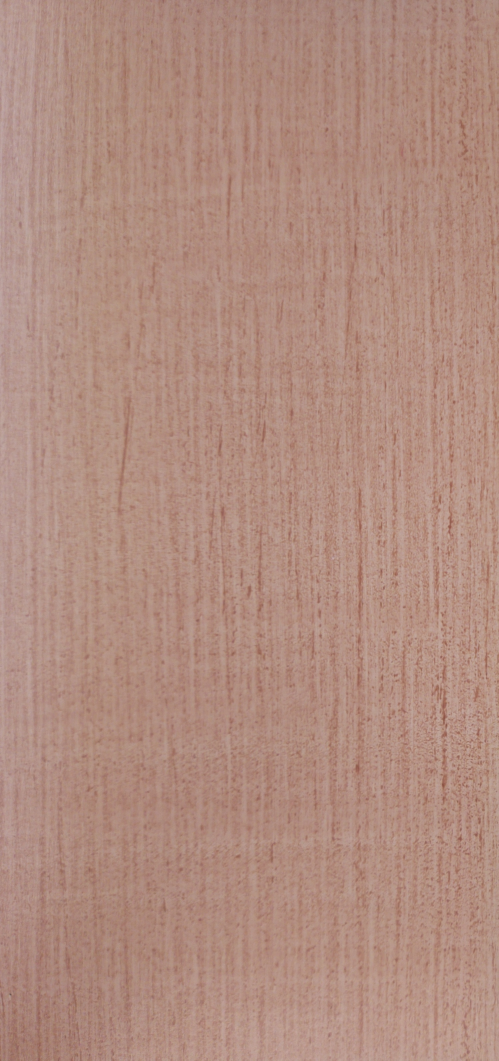
#> input picture result/result_1.jpg, 1496 x 3181 px (shown at 1/3 size); its folder holds only this picture in this run
$ python detection-app.py --image result/result_1.jpg
#> lines starting #> are read from the running program, lines starting #| are printed output that depends on the picture; after the words box and inside, x2 and y2 are one past the last pixel; in counts of white or black regions, pixels touching at a corner belong together
### find_contour.py
# import the necessary packages
import numpy as np
import cv2
import imutils
import math

# Automatic brightness and contrast optimization with optional histogram clipping
def automatic_brightness_and_contrast(image, clip_hist_percent=3):
    gray = cv2.cvtColor(image, cv2.COLOR_BGR2GRAY)

    # Calculate grayscale histogram
    hist = cv2.calcHist([gray],[0],None,[256],[0,256])
    hist_size = len(hist)

    # Calculate cumulative distribution from the histogram
    accumulator = []
    accumulator.append(float(hist[0]))
    for index in range(1, hist_size):
        accumulator.append(accumulator[index -1] + float(hist[index]))

    # Locate points to clip
    maximum = accumulator[-1]
    clip_hist_percent *= (maximum/100.0)
    clip_hist_percent /= 2.0

    # Locate left cut
    minimum_gray = 0
    while accumulator[minimum_gray] < clip_hist_percent:
        minimum_gray += 1

    # Locate right cut
    maximum_gray = hist_size -1
    while accumulator[maximum_gray] >= (maximum - clip_hist_percent):
        maximum_gray -= 1

    # Calculate alpha and beta values
    alpha = 255 / (maximum_gray - minimum_gray)
    beta = -minimum_gray * alpha

    '''
    # Calculate new histogram with desired range and show histogram
    new_hist = cv2.calcHist([gray],[0],None,[256],[minimum_gray,maximum_gray])
    plt.plot(hist)
    plt.plot(new_hist)
    plt.xlim([0,256])
    plt.show()
    '''

    auto_result = cv2.convertScaleAbs(image, alpha=alpha, beta=beta)
    return (auto_result, alpha, beta)

def cal_poly_area(poly):
    s = 0
    n = len ( poly)
    for i in range ( 1, n - 1):
        j = i + 1
        x1 = poly[i][0] - poly[0][0]
        y1 = poly[i][1] - poly[0][1]
        x2 = poly[j][0] - poly[0][0]
        y2 = poly[j][1] - poly[0][1]
        s += (x1*y2 - x2*y1)/2
    return math.fabs(s)


def find_object_rec(img_path, object_number = 1, option = 1, color_mode = 1, perspective = True):

    #------------
    #-- main
    #------------

    # load the image, convert it to grayscale, and blur it
    #image = cv2.imread("example.jpg")
    image = cv2.imread(img_path)
    w0, h0 = image.shape[0], image.shape[1]
    # resize
    image = imutils.resize(image, width=700)
    image_copy = image
    w1, h1 = image_copy.shape[0], image_copy.shape[1]


    if option > 0:
        #contrast and brightness adjust
        auto_result, alpha, beta = automatic_brightness_and_contrast(image_copy)
        # [5 lines of commented-out code are left out]

        image_copy = auto_result


    # detect edges in the image
    if color_mode == 1: #color mode
        cv2.imshow('auto_result', image_copy)
        cv2.waitKey(0)

        if option == 1:
            edged = cv2.Canny(image_copy, 15, 230)
        elif option == 2:
            edged = cv2.Canny(image_copy, 30, 180)
        elif option == 3:
            edged = cv2.Canny(image_copy, 45, 130)
        else:
            low_t = (int)(input('Please input low threshold: '))
            high_t = (int)(input('Please input high threshold: '))
            edged = cv2.Canny(image_copy, low_t, high_t)
    else: #gray mode
        gray = cv2.cvtColor(image_copy, cv2.COLOR_BGR2GRAY)
        gray = cv2.GaussianBlur(gray, (3, 3), 0)
        cv2.imshow("Gray", gray)
        cv2.waitKey(0)

        if option == 1:
            edged = cv2.Canny(gray, 15, 230)
        elif option == 2:
            edged = cv2.Canny(gray, 30, 180)
        elif option == 3:
            edged = cv2.Canny(gray, 45, 130)
        else:
            low_t = (int)(input('Please input low threshold: '))
            high_t = (int)(input('Please input high threshold: '))
            edged = cv2.Canny(gray, low_t, high_t)

    #----------------
    # ---------------# varying 2nd and 3rd parameter is helpful
    #------------------2nd term = 20 - 40
    #------------------3rd term = 50 - 200
    #----------------
    cv2.imshow("Edged", edged)
    cv2.waitKey(0)

    # construct and apply a closing kernel to 'close' gaps between 'white'
    # pixels
    kernel = cv2.getStructuringElement(cv2.MORPH_RECT, (9, 9))
    #----------------
    # ---------------# varying 2nd parameter is helpful, (7,7) (9,9)
    #----------------
    closed = cv2.morphologyEx(edged, cv2.MORPH_CLOSE, kernel)
    cv2.imshow("Closed", closed)
    cv2.waitKey(0)

    # define a (3, 3) structuring element
    kernel = cv2.getStructuringElement(cv2.MORPH_RECT, (3, 3))
    closed = cv2.dilate(closed, None, iterations=2)
    #----------------
    # ---------------# varying 2nd and 3rd parameter is helpful
    #---------------- 2nd term = None & kernel
    #---------------- 3rd term = iteration 2 to 3
    #----------------
    cv2.imshow("Dilate", closed)
    cv2.waitKey(0)

    # find contours (i.e. the 'outlines') in the image and initialize the
    # total number of rectangles found
    (cnts, _) = cv2.findContours(closed.copy(), cv2.RETR_EXTERNAL, cv2.CHAIN_APPROX_SIMPLE)
    total = 0

    rect_contour_list = []
    rect_poly_list = []
    res_list = []
    # loop over the contours
    for c in cnts:
        # approximate the contour
        peri = cv2.arcLength(c, True)
        approx = cv2.approxPolyDP(c, 0.02 * peri, True)
        # if the approximated contour has four points, then assume that the
        # contour is a rectangle -- a rectangle and thus has four vertices
        if len(approx) == 4:
            poly = []
            for p in approx:
                poly.append ( (p[0][0], p[0][1]))

            rect_contour_list.append ( approx)
            rect_poly_list.append ( poly)


            total += 1

    #sort rectangle according to their area size
    for i in range ( total):
        for j in range ( i + 1, total):
            si = cal_poly_area ( rect_poly_list[i])
            sj = cal_poly_area ( rect_poly_list[j])
            if si < sj:
                rect_poly_list[i], rect_poly_list[j] = rect_poly_list[j], rect_poly_list[i]
                rect_contour_list[i], rect_contour_list[j] = rect_contour_list[j], rect_contour_list[i]

    whole_area = image_copy.shape[0]*image_copy.shape[1]
    cur_cnt = 0
    for i in range ( total):
        si = cal_poly_area ( rect_poly_list[i])
        if si/whole_area >= 0.9:
            continue
        if si/whole_area < 0.1:
            break
        cur_cnt+=1
        approx = []
        cur_rect = []

        for j in range ( 4):
            if perspective:
                x = rect_poly_list[i][j][0]
                y =rect_poly_list[i][j][1]
                approx.append ( rect_contour_list[i][j])
                cur_rect.append ( (x*w0/w1, y*h0/h1))
            else:
                k = ( j + 2 ) % 4
                xj = rect_poly_list[i][j][0]
                yj =rect_poly_list[i][j][1]
                xk = rect_poly_list[i][k][0]
                yk =rect_poly_list[i][k][1]
                round_r = 10
                x_dir = 1
                y_dir = 1
                if xk < xj:
                    x_dir = -1
                if yk < yj:
                    y_dir = -1
                x = xj + round_r*x_dir
                y = yj + round_r*y_dir
                rect_contour_list[i][j][0][0] = x
                rect_contour_list[i][j][0][1] = y

                approx.append ( rect_contour_list[i][j])
                cur_rect.append ( (x*w0/w1, y*h0/h1))

        approx = rect_contour_list[i]
        cv2.drawContours(image, [approx], -1, (0, 255, 0), 4)

        res_list.append ( cur_rect)
        if cur_cnt >= object_number:
            break


    # display the output
    cv2.imshow("Output", image)
    cv2.waitKey(0)
    return res_list

# [4 lines left out: function main, not called in this run]

# [2 lines that do not run on import are left out]

### detection-app.py
import argparse
import cv2
from find_contour import find_object_rec
from transform import four_point_transform
import numpy as np
import imutils
import os


def showHelp():
    print ( 'Options and Arguments:')
    print ( ' -i < --image > : relative path to the image file')
    print ( ' -o < --objects > : number of objects to detect ( default value 1)')
    print ( ' -d < --detectionmethod > : number of detection method (default value 1)')
    print ( 'Example1:')
    print ( '  python detection-app.py -i filename.jpg -o 2 -d 2')
    print ( 'Example2:')
    print ( '  python detection-app.py --image filename.jpg -objects 2 -detectionmethod 2')
    print()
def main():
    # python detection-app.py --image filename.jpg --objects 2 --detectionmethod 2
    # get the arguments
    ap = argparse.ArgumentParser()
    ap.add_argument("-i", "--image", help = "path to the image file")
    ap.add_argument("-o", "--objects",help = "number of object to detect")
    ap.add_argument("-d", "--detectionmethod",help = "number of detection method")
    ap.add_argument("-c", "--colormode",help = "1 - color detection, 0 - gray detection")
    ap.add_argument("-p", "--perspective",help = "on - perspective transform, off - disable perspective transform")
    args = vars(ap.parse_args())

    if args['image'] == None:
        print ( 'Command Error:')
        showHelp()
        return
    if args['objects'] == None:
        args['objects'] = 1 # default 1 object to detect
    if args['detectionmethod'] == None:
        args['detectionmethod'] = 1 # default first detection method
    if args['colormode'] == None:
        args['colormode']  = 1 # default color detection
    if args['perspective'] == None:
        args['perspective']  = "on" # default color detection

    perspective = (args['perspective'] == "on")
    #detect object
    rect_list = find_object_rec(args['image'], (int)(args['objects']), (int)(args['detectionmethod']), (int)(args['colormode']), perspective)
#> in find_object_rec, image is the input picture: shape (3181, 1496, 3); mean B, G, R 127.8, 140.9, 176.9
#> in automatic_brightness_and_contrast, `gray = cv2.cvtColor(image, cv2.COLOR_BGR2GRAY)`:
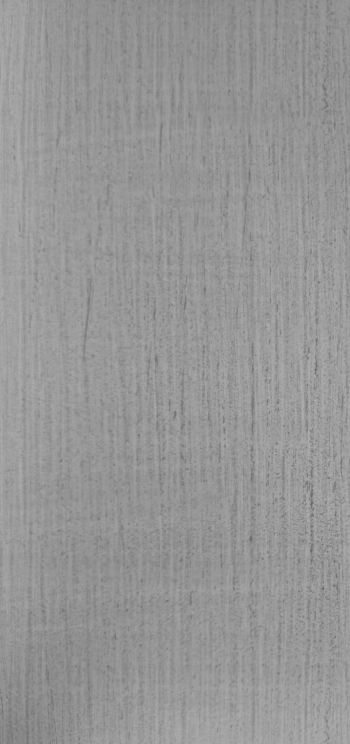
#> gray: shape (1488, 700) (shown at 1/2 size); min 92, max 182, mean 150.2
#> in automatic_brightness_and_contrast, `hist = cv2.calcHist([gray],[0],None,[256],[0,256])`: hist = 256 values, max 52310 at index 150, min 0 at index 0, mean 4068.8
#> in automatic_brightness_and_contrast, `hist_size = len(hist)`: hist_size = 256
#> after the loop in automatic_brightness_and_contrast, `for index in range(1, hist_size):`: accumulator = 256 values from 0 to 1041600
#> in automatic_brightness_and_contrast, `maximum = accumulator[-1]`: maximum = 1041600
#> in automatic_brightness_and_contrast, `clip_hist_percent *= (maximum/100.0)`: clip_hist_percent = 31248
#> in automatic_brightness_and_contrast, `clip_hist_percent /= 2.0`: clip_hist_percent = 15624
#> the loop in automatic_brightness_and_contrast, `while accumulator[minimum_gray] < clip_hist_percent:` made 130 passes
#> after the loop in automatic_brightness_and_contrast, `while accumulator[minimum_gray] < clip_hist_percent:`: minimum_gray = 130
#> in automatic_brightness_and_contrast, `maximum_gray = hist_size -1`: maximum_gray = 255
#> the loop in automatic_brightness_and_contrast, `while accumulator[maximum_gray] >= (maximum - clip_hist_percent):` made 90 passes
#> maximum_gray on passes 1 to 12: 254, 253, 252, 251, 250, 249, 248, 247, 246, 245, 244, 243
#> after the loop in automatic_brightness_and_contrast, `while accumulator[maximum_gray] >= (maximum - clip_hist_percent):`: maximum_gray = 165
#> in automatic_brightness_and_contrast, `alpha = 255 / (maximum_gray - minimum_gray)`: alpha = 7.29
#> in automatic_brightness_and_contrast, `beta = -minimum_gray * alpha`: beta = -947.1
#> in automatic_brightness_and_contrast, `auto_result = cv2.convertScaleAbs(image, alpha=alpha, beta=beta)`:
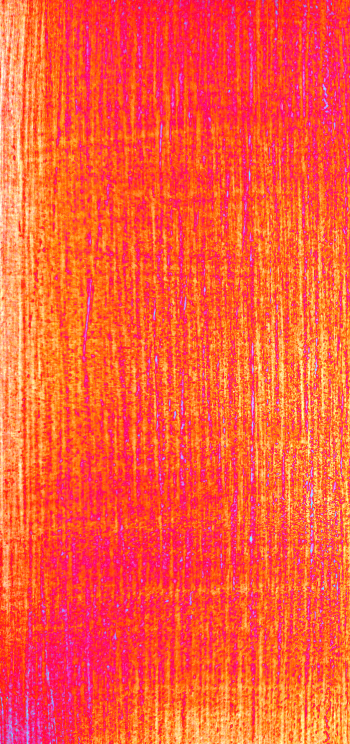
#> auto_result: shape (1488, 700, 3) (shown at 1/2 size); mean B, G, R 58.5, 88.7, 254
#> in find_object_rec, `auto_result, alpha, beta = automatic_brightness_and_contrast(image_copy)`: alpha = 7.29; beta = -947.1
#> in find_object_rec, `edged = cv2.Canny(image_copy, 15, 230)`:
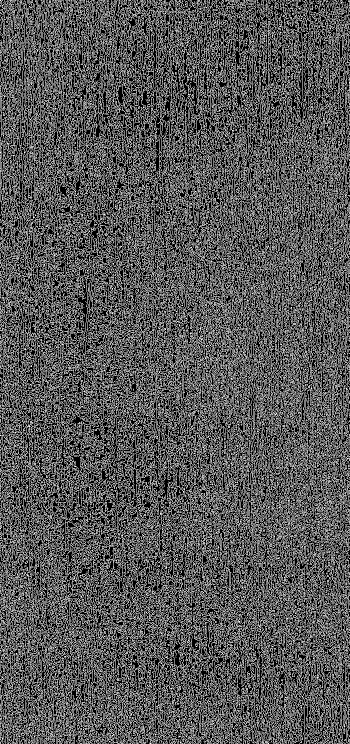
#> edged: shape (1488, 700) (shown at 1/2 size); 34% white in thin lines or dots
#> in find_object_rec, `closed = cv2.morphologyEx(edged, cv2.MORPH_CLOSE, kernel)`:
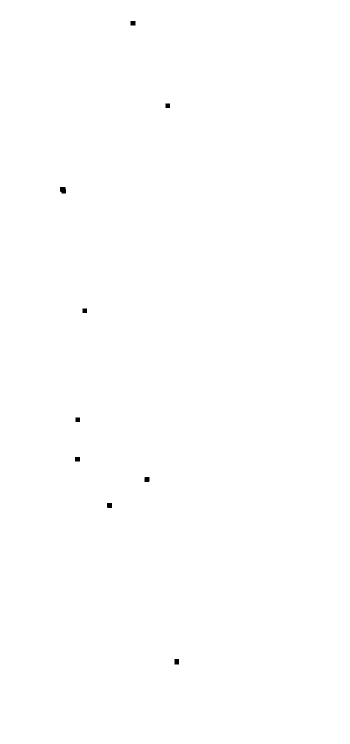
#> closed: shape (1488, 700) (shown at 1/2 size); 99.9% white; 9 black regions, largest, box (x1, y1, x2, y2) and area: (120, 374, 132, 387) 142, (214, 1006, 224, 1016) 99, (349, 1318, 358, 1329) 99
#> in find_object_rec, `closed = cv2.dilate(closed, None, iterations=2)`: closed: shape (1488, 700); 100% white; 9 black regions, largest, box (x1, y1, x2, y2) and area: (122, 376, 130, 385) 58, (216, 1008, 222, 1014) 35, (351, 1320, 356, 1327) 35
#> in find_object_rec, `(cnts, _) = cv2.findContours(closed.copy(), cv2.RETR_EXTERNAL, cv2.CHA..`: cnts = [[[0, 0], [0, 1487], [699, 1487], [699, 0]]]
#> the loop in find_object_rec, `for c in cnts:` made 1 pass
#> (peri, approx, total) on pass 1: (4372, [[0, 0], [0, 1487], [699, 1487], [699, 0]], 1)
#> after the loop in find_object_rec, `for c in cnts:`: rect_poly_list = [[(0, 0), (0, 1487), (699, 1487), (699, 0)]]; total = 1
#> the loop in find_object_rec, `for i in range ( total):` made 1 pass
#> si on pass 1: 1039413
#> after the loop in find_object_rec, `for i in range ( total):`: cur_cnt = 0; res_list = []
#> rect_list = []

    #rotate
    image = cv2.imread(args["image"])
    #image = imutils.resize(image, width=700)

    id = 0
    if len ( rect_list) < (int)(args['objects']):
        print ( 'Failed to find all objects: Missing %d object' % ((int)(args['objects']) - len ( rect_list)))
#| Failed to find all objects: Missing 1 object

    if not os.path.exists("result"):
        os.mkdir ( "result")

    for coord in rect_list:
        pts = np.array(coord, dtype = "float32")
        warped = four_point_transform(image, pts)
        id+=1
        #user option mode
        while True:
            warped_resize = imutils.resize(warped, width=700)
            cv2.imshow("Warped", warped_resize)
            cv2.waitKey(0)
            rotate_ans = input("Do you want to rotate the cropped image (y/n) ? ")
            if rotate_ans == 'y':
                warped = imutils.rotate_bound ( warped, -90)
            else:
                break
        file_name = './result/result_%d.jpg' % (id)
        cv2.imwrite(file_name, warped)
#> this loop made 0 passes
#> after the loop, id = 0
if __name__ == '__main__':
    main()
